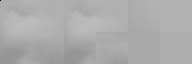
#> input picture assets/test_data/pred_results/online/mode_data/aug_online_AMERICANFOOTBALL_1920x1080_sc-0_qp-15_Fr-7_odpNr-203_TV-184781.37260781138.png, 192 x 64 px; its folder holds only this picture in this run
$ python run.py --patch assets/test_data/pred_results/online/mode_data/aug_online_AMERICANFOOTBALL_1920x1080_sc-0_qp-15_Fr-7_odpNr-203_TV-184781.37260781138.png   (older library calls are emulated)
#> lines starting #> are read from the running program, lines starting #| are printed output that depends on the picture
#> further down, odp is the input picture: shape (64, 192); min 1, max 188, mean 172
### hevc_augmenter/hevc_predictor.py
'''
HEVC intra-prediction
--DC mode(Mode 0)
--Planar mode(Mode 1)
--33 angular modes(Mode 2-34)
--Compute the nearest 5 neighbors of the hevc prediction for data augmentation
'''
import cv2
import random
import numpy as np
from copy import deepcopy
from skimage.metrics import structural_similarity as compare_ssim

class Predictor(object):
    def __init__(self,odp = None,block_size = 32,bit_depth=8, filepath = None,diskpath = None,patch=None,multiplier = 5):
        '''
        -----The takes an optional filepath or the ODP as a numpy array and diskpath(for output images)
        -IF ODP segments are 64x64, the block size is set to 32 by default. however YOU must set the block_size when initializing the
        augmenter class for other ODP sizes.
        -bit_depth is set to 8 by default
        '''
        self.block_size = block_size
        self.bit_depth = bit_depth
        self.odp = odp
        self.filepath = filepath #input path to ODP
        self.diskpath = diskpath #storage path for outputs
        self.input_block = np.array([])
        self.output_patch = np.array([])
        self.left_ref = np.zeros(2*block_size)#left reference array
        self.top_ref = np.zeros(2*block_size +1)#top reference array
        self.context = np.zeros((2*self.block_size,2*self.block_size)) #prediction context
        self.original_pu = np.zeros((self.block_size,self.block_size))# original prediction unit
        self.hevc_pu = np.zeros((self.block_size,self.block_size))
        self.pred_out = np.zeros((self.block_size,self.block_size)) #prediction output
        self.residual = np.zeros((self.block_size,self.block_size))
        self.multiplier = multiplier #number of augmentation units per context(multiplication factor)
        self.select_candidates = False
        self.compare_original = False #compares with HM encoder result by default- set to True to compare with original PU
        self.mode = 0
        self.mode_mse = 0
        self.mode_psnr = 0
        self.candidate_modes = []
        self.ssim_score = 0
        self.list_mse_scores = []
        self.angular_mode_candidates = []
        self.best_predictions = [] #hevc predictions with closest ssim to HM encoder
        self.patch = patch #added just for analytics
    '''
    Data handling methods
    '''
    def read_context(self):
        '''acquire the incoming context and prepare for interpolation'''
        if(type(self.filepath) == str):
            try:#Read from disk using the specified filepath
                self.input_block = cv2.imread(self.filepath, cv2.IMREAD_GRAYSCALE)
            except IOError:
                print('File could not be read: Check file path and storage directory')
            except Exception:
                print('Initialization error/Invalid inputs')
            else:
                _,width = np.shape(self.input_block)
                if(width == self.block_size*6):
                    decoded = self.input_block[0:self.block_size*2,self.block_size*2:self.block_size*4] #extract the middle block of the ODP
                    self.original_pu = self.input_block[self.block_size:self.block_size*2,self.block_size:self.block_size*2]
                    self.hevc_pu  = self.input_block[self.block_size:self.block_size*2,self.block_size*5:self.block_size*6]
                    self.context = decoded
                    self.residual = np.subtract(self.original_pu.astype('float32'), self.hevc_pu.astype('float32'))
                    #reference pixels extraction from the decoded neighborhood blocks{PUs}
                    self.left_ref = decoded[self.block_size:2*self.block_size,self.block_size-1]
                    self.top_ref = decoded[self.block_size-1, self.block_size:2*self.block_size]
                    #add the top left reference- THIS MEANS THE REAL TOP REFERENCE STARTS AT INDEX(1) of the top_ref array
                    self.top_ref = np.insert(self.top_ref,0,decoded[self.block_size-1,self.block_size-1])
                else:#if only the decoded block is available in file
                    self.context = self.input_block
                    self.left_ref = self.input_block[self.block_size:2*self.block_size,self.block_size-1]
                    self.top_ref = self.input_block[self.block_size-1, self.block_size:2*self.block_size]
                    self.top_ref = np.insert(self.top_ref,0,input_block[self.block_size-1,self.block_size-1])# top left reference pixel is added to the top reference
                return self.left_ref,self.top_ref,self.context,self.original_pu
        else:
            try: #Pass the ODP or 64x64 CTU directly instead of a filepath
                self.input_block = deepcopy(self.odp)
                _,width = self.input_block.shape
                if(width == self.block_size*6):
                    decoded = self.input_block[0:2*self.block_size,2*self.block_size:4*self.block_size] #extract the middle block of the ODP
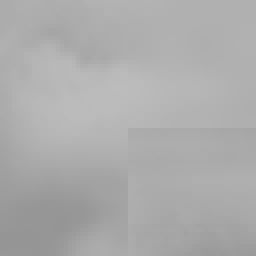
#> decoded: shape (64, 64) (shown 4 times larger); min 149, max 188, mean 171.8
                    self.original_pu = self.input_block[self.block_size:self.block_size*2,self.block_size:self.block_size*2]
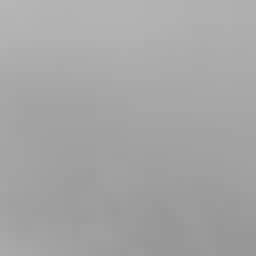
#> self.original_pu: shape (32, 32) (shown 8 times larger); min 151, max 181, mean 164.8
                    self.hevc_pu  = self.input_block[self.block_size:self.block_size*2,self.block_size*5:self.block_size*6]
#> self.hevc_pu: shape (32, 32); every value is 173
                    self.context = decoded
                    self.residual = np.subtract(self.original_pu.astype('float32'), self.hevc_pu.astype('float32'))
#> (the rest of the program and of its run is left out)
